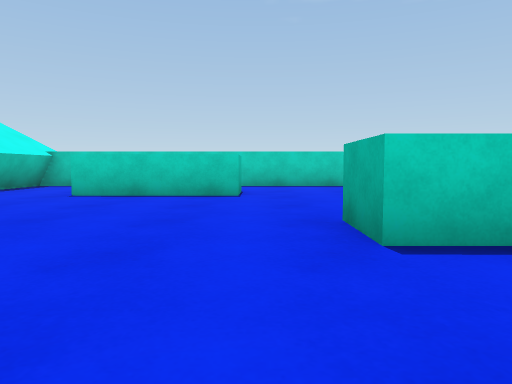
View 1 (above)

16 first-person views from a walk through a 3-D level made in the Unity game engine. The camera is 0.55 m above the floor, tilts 4° down and sees 70° across. The floor is counted in squares, 1 m on a side. Each view is taken from the middle of a square. On the plan, view 1 faces up. The plan holds only what a view shows up to about 9 squares ahead; the rest is blank. The place goes on beyond the plan. The player is left out.

View 2
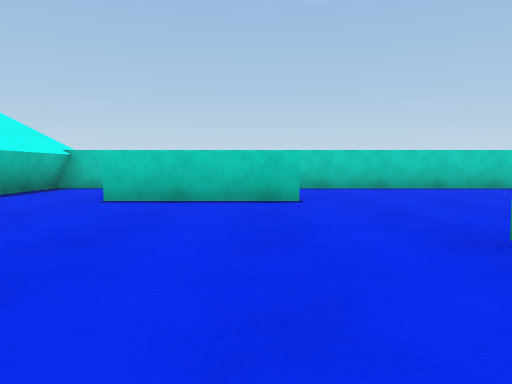

View 3
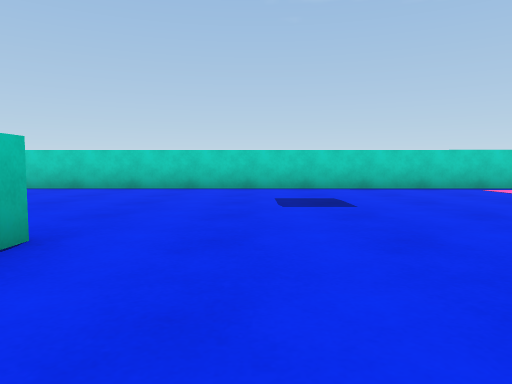

View 4
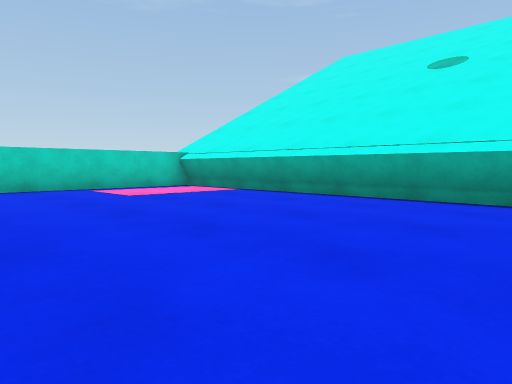

View 5
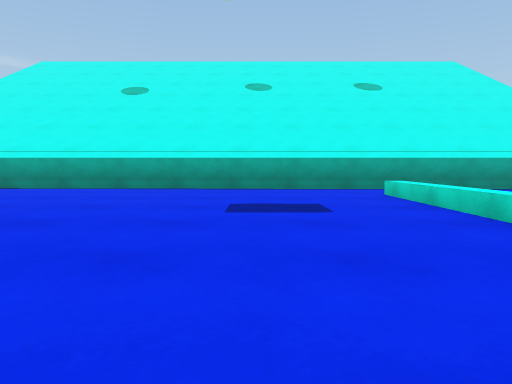

View 6
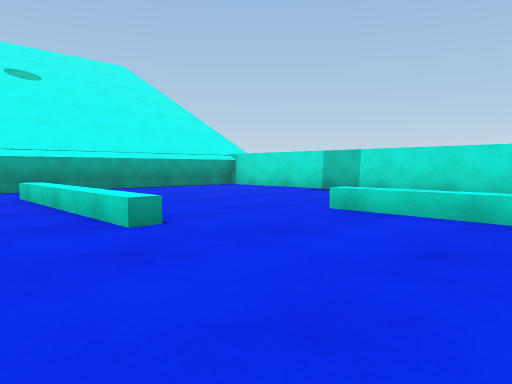

View 7
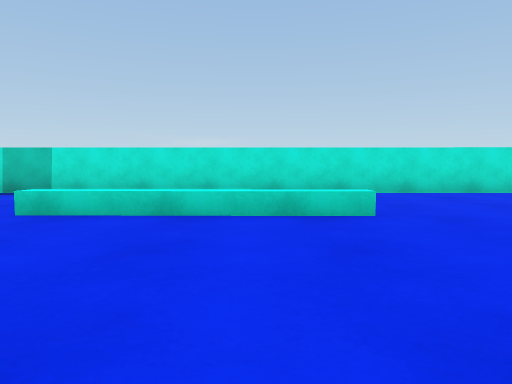

View 8
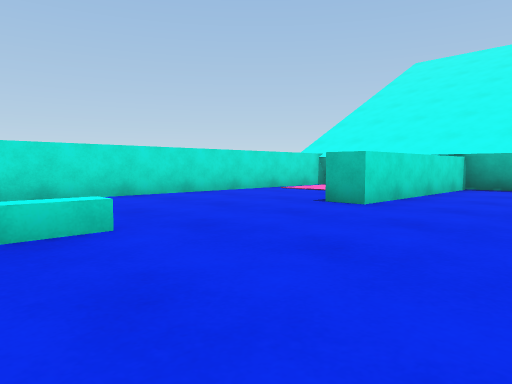

View 9
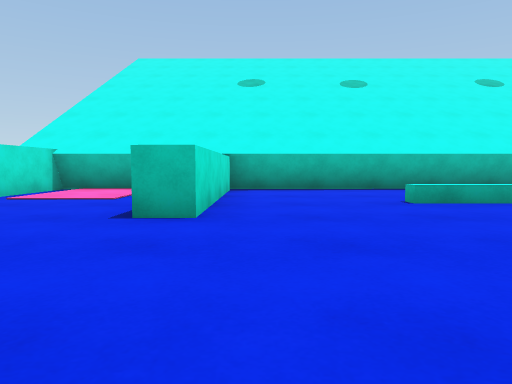

View 10
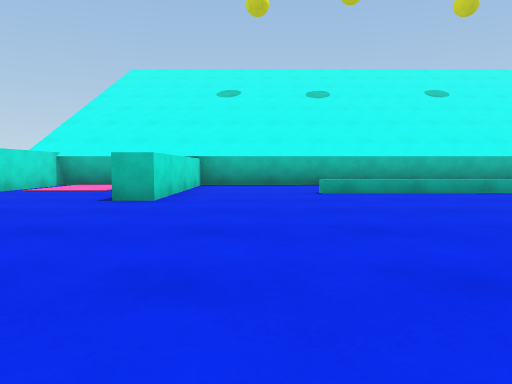

View 11
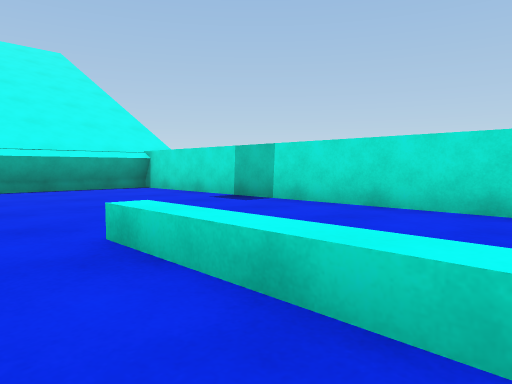

View 12
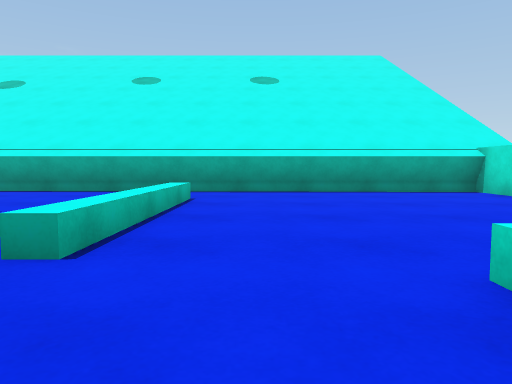

View 13
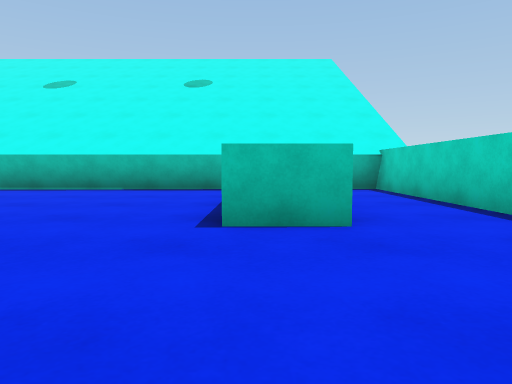

View 14
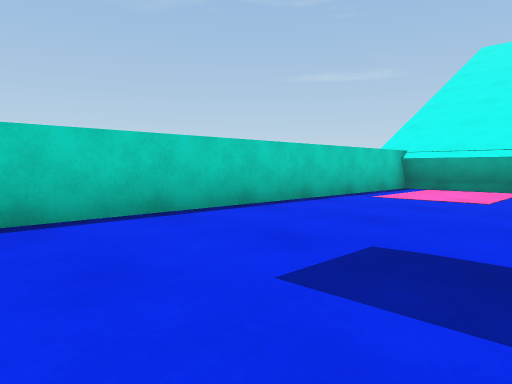

View 15
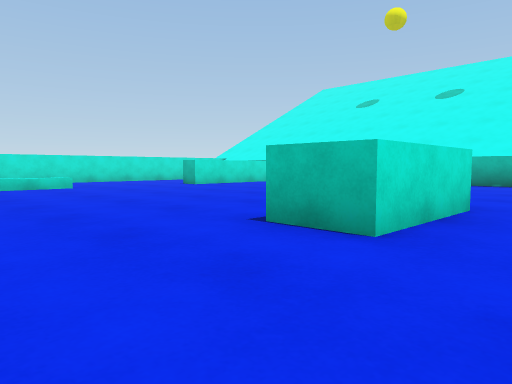

View 16
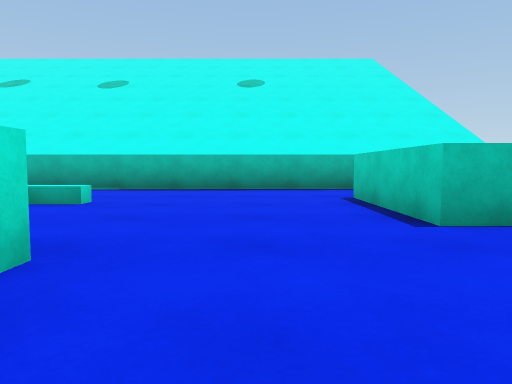

### Floor plan
Key: @ floor where view 1 was taken; # wall or solid block; . floor; = window, fence, low wall or low ledge; ^ raised ledge; B cyan block.
Columns run from 6 left of view 1 to 13 right of it. Each row starts with its distance up from view 1.
 10 ####################
  9 #..................#
  8 #.. ^^.............#
  7 #..###.............#
  6 #..................#
  5 #..................#
  4 #..................#
  3 #......BBB.........#
  2 #..^...............#
  1 #. ^...............#
  0 #. ^..@............#
 -1 #..^...............#
 -2 #..................#
 -3 #............=^^^^.#
 -4 #..................#
 -5 ######...^^^^......#
 -6 # .......    ......#
 -7 #........  ........#
 -8 #........  ........#
 -9 ####################

Where each view was taken, in squares from view 1:
view 1: 0 up, 0 right, facing up
view 2: 1 up, 1 left, facing up
view 3: 1 up, 5 right, facing up
view 4: 1 up, 7 right, facing up-right
view 5: 0 up, 4 right, facing right
view 6: 1 down, 4 right, facing down-right
view 7: 1 down, 4 right, facing down
view 8: 2 down, 4 right, facing down-left
view 9: 4 down, 3 right, facing left
view 10: 3 down, 5 right, facing left
view 11: 4 down, 4 right, facing down-right
view 12: 4 down, 5 right, facing right
view 13: 7 up, 3 right, facing left
view 14: 6 up, 4 right, facing up-right
view 15: 5 up, 6 right, facing down-left
view 16: 5 up, 3 right, facing left
